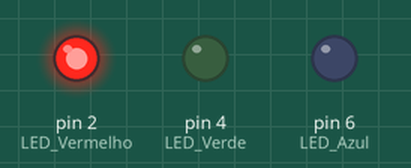
Bench run of a sketch on a simulated Arduino Uno, built with avr-gcc and run on an emulated ATmega328P. Shown: output pins drawn as LEDs (lit = HIGH).

Above: at 0.4 s.
At 1.1 s:
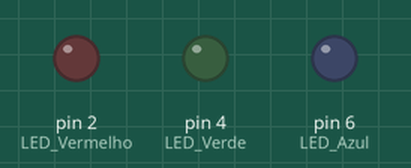
At 1.9 s:
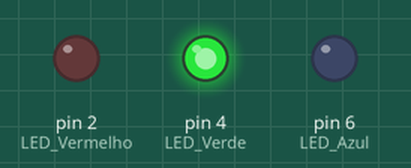
At 3.4 s:
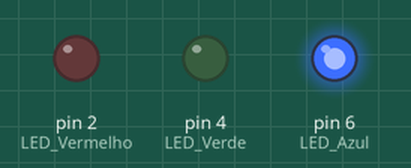
Timing chart, 0 to 5.9 s (numbered marks = the images above):
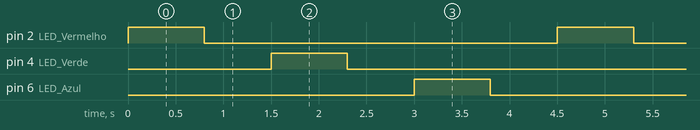

Measured:
- by itself, pin 2 (LED_Vermelho), pin 4 (LED_Verde), pin 6 (LED_Azul): alternates HIGH for 0.80 s and LOW for 3.7 s
- by itself, everything shown: repeats every 4.5 s, in 6 steps

The sketch:

testando_funcoes.ino
```cpp
// Definições
#define LED_Vermelho 2
#define LED_Verde 4
#define LED_Azul 6

// Variáveis de tempo de espera
int tempoEspera = 200;
int tempoInt = 700;

// Função para ligar o led vermelho três vezes
void sequencia_ligar_vermelho_3x(void) {
    for (int c = 0; c <= 3; c++) {
      digitalWrite(LED_Vermelho,  1);
      delay(tempoEspera);
      digitalWrite(LED_Vermelho, 0);
    }
}

// Função para ligar o led verde três vezes
void sequencia_ligar_verde_3x(void) {
  for (int i = 0; i <= 3; i++) {
      digitalWrite(LED_Verde,  1);
      delay(tempoEspera);
      digitalWrite(LED_Verde, 0);
    }
}

// Função para ligar o led azul três vezes
void sequencia_ligar_azul_3x(void) {
  for (int a = 0; a <= 3; a++) {
      digitalWrite(LED_Azul,  1);
      delay(tempoEspera);
      digitalWrite(LED_Azul, 0);
    }
}

// Configuração
  void setup() {
    pinMode(2, OUTPUT);
    pinMode(4, OUTPUT);
    pinMode(6, OUTPUT);
}

void loop() {
   sequencia_ligar_vermelho_3x();
   delay(tempoInt);
   sequencia_ligar_verde_3x();
   delay(tempoInt);
   sequencia_ligar_azul_3x();
   delay(tempoInt);
}
```
